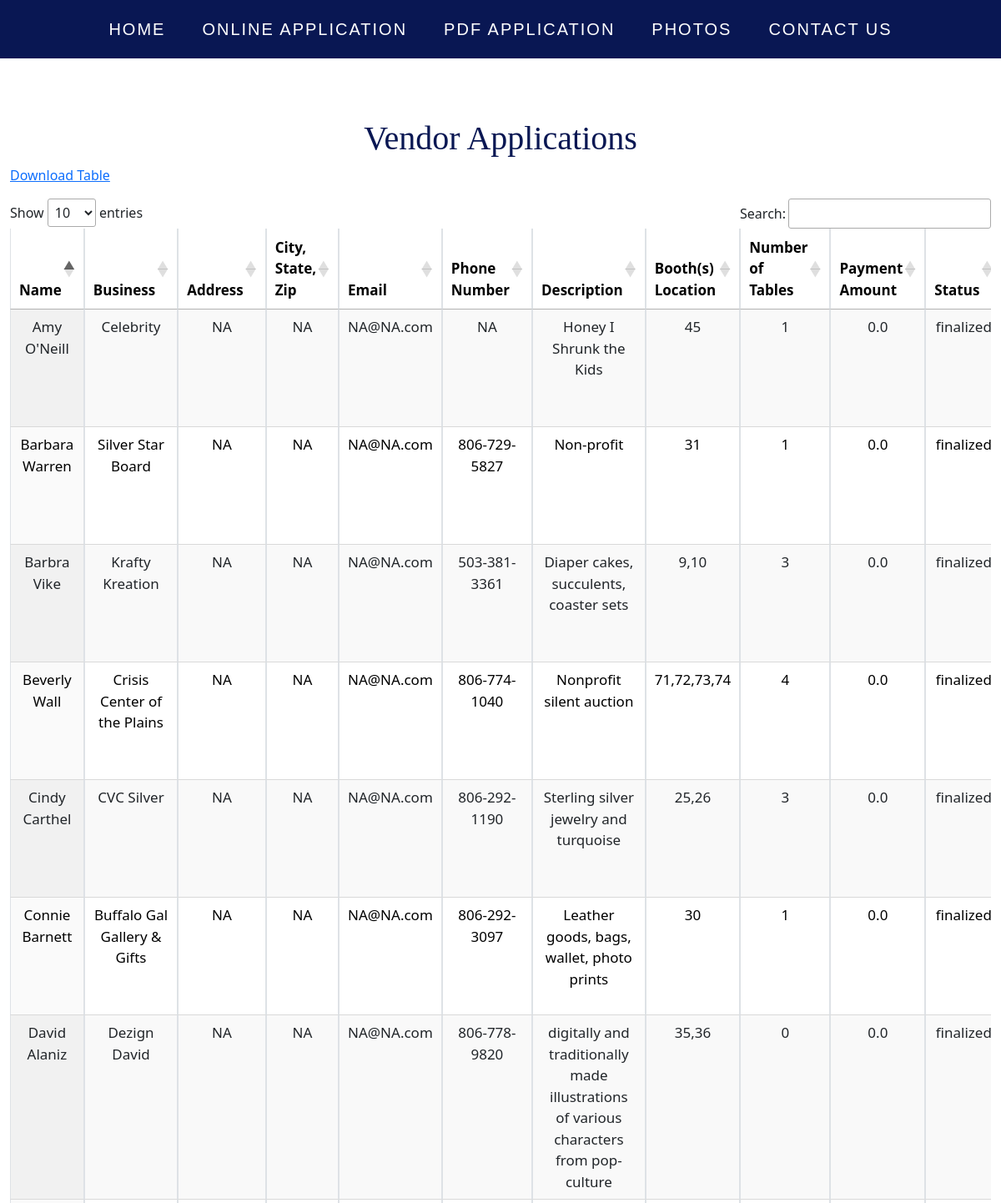
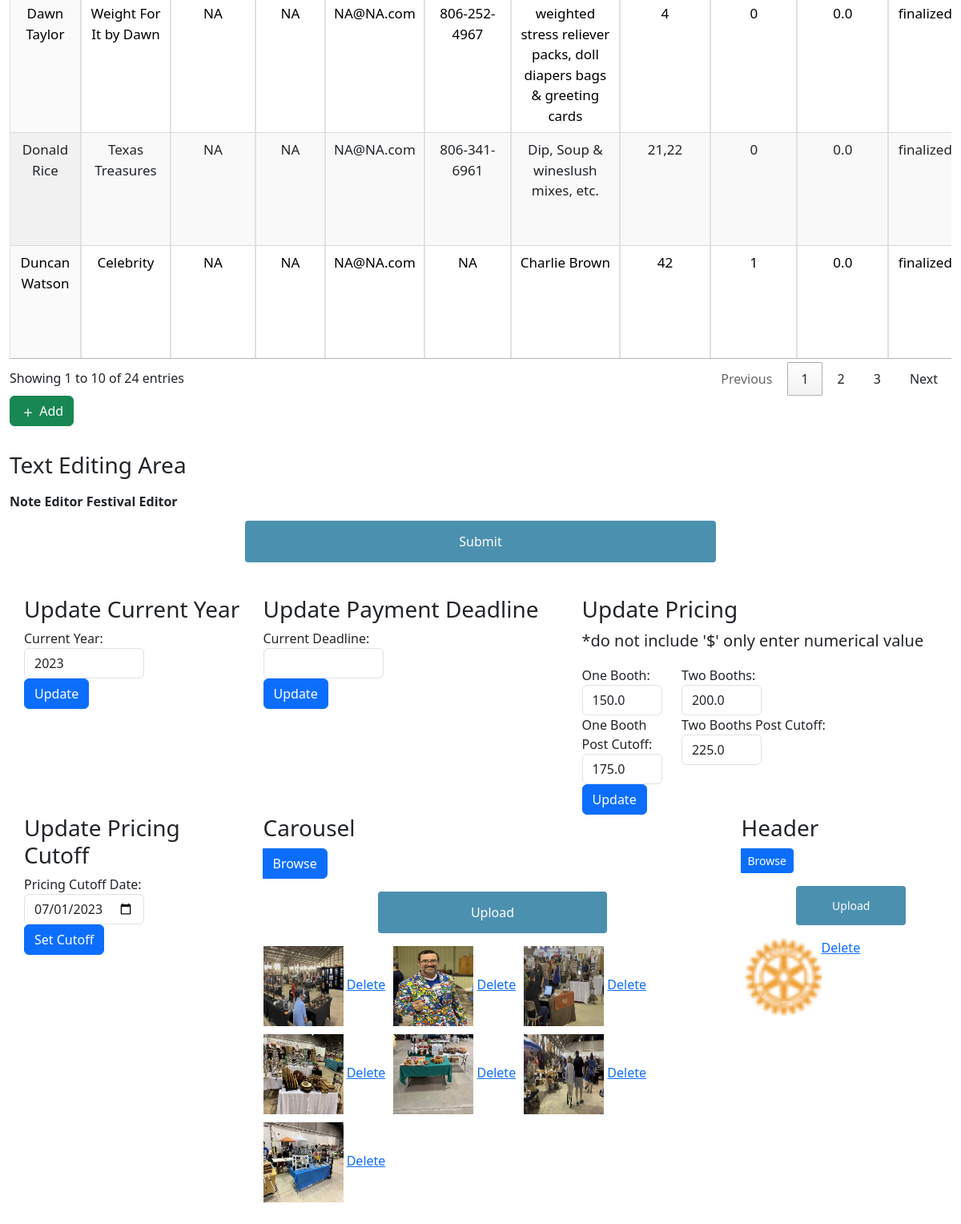
The page /adminapp on the database its author committed (2 pictures, top to bottom).
### app/models.py (models this page shows, shortened)
class Vendor(db.Model):
    id = db.Column(db.Integer, primary_key=True)           # Primary key column for the table
    name = db.Column(db.String(50), nullable=False)        # Name of the vendor, cannot be null
    business = db.Column(db.String(200), nullable=False)   # Name of the business, cannot be null
    address = db.Column(db.String(200), nullable=False)    # Address of the vendor, cannot be null
    citystatezip = db.Column(db.String(50), nullable=False)# City, state, and ZIP of the vendor, cannot be null
    email = db.Column(db.String(120), nullable=False)      # Email of the vendor, cannot be null
    phoneNum = db.Column(db.String(20), nullable=False)    # Phone number of the vendor, cannot be null
    desc = db.Column(db.Text)                              # Description of the vendor
    boothNum = db.Column(db.Integer, nullable=False)       # Booth number of the vendor, cannot be null
    boothLoc = db.Column(db.String, nullable=False)        # Booth location of the vendor, cannot be null
    tableNum = db.Column(db.Integer)                       # Table number of the vendor
    date = db.Column(db.DateTime(timezone=True), server_default=func.now()) # Date column with default value as current date and time
    payment_deadline = db.Column(db.DateTime(timezone=True), server_default=func.now()) # Payment deadline column with default value as current date and time
    payment_amount = db.Column(db.Float, nullable=False)   # Payment amount of the vendor, cannot be null
    status = db.Column(db.String, nullable=False)          # Status of the vendor, cannot be null
    year = db.Column(db.Integer, nullable=False)           # Year of the vendor, cannot be null
    one_booth_price = db.Column(db.Float, nullable=False, server_default='150')
    twp_booths_price = db.Column(db.Float, nullable=False, server_default='200')
    one_booth_post_cutoff_price = db.Column(db.Float, nullable=False, server_default='175')
    two_booths_post_cutoff_price = db.Column(db.Float, nullable=False, server_default='225')
    deadline_date = db.Column(db.DateTime(timezone=True), server_default=datetime.datetime(2023, 7, 1).isoformat())

class CurrentYear(db.Model):
    id = db.Column(db.Integer, primary_key=True)
    year = db.Column(db.Integer, nullable=False)

### app/routes.py (the view, shortened to what this page needs)
@app.route('/adminapp', methods=['GET', 'POST'])
def adminapp():
    photos_directory = get_photos_directory()
    header_directory = get_header_directory()
    photos = os.listdir(photos_directory)
    header_photos = os.listdir(header_directory)
    header_photo = header_photos[1] if len(header_photos) >= 2 else None
    form = AdminForm()
    data = Vendor.query.all()
    vendor = Vendor.query.first()
    appData = AppText.query.first()
    if form.validate_on_submit():
        appData.notes = form.notes.data
        appData.festival = form.festival.data
        db.session.commit()
    currYear = CurrentYear.query.first()
    deadline = (vendor.deadline_date, get_deadline())
    return render_template('AdminApp.html', photos = photos, header_photo=header_photo,  data=data, appData = appData, form=form, vendor = vendor,  current_year=currYear.year, deadline=deadline)

### app/forms.py
class AdminForm(FlaskForm):
    payment_deadline = DateTimeField('Date and Time', format='%Y/%m/%d %H:%M:%S')
    notes = CKEditorField('Note Editor', validators=[InputRequired()])
    festival = CKEditorField('Festival Editor', validators=[InputRequired()])
    submit = SubmitField('Submit')

### app/payment_deadline.py (called while the page is built)
def get_deadline():
    return payment_deadline_days

### app/routes.py (called while the page is built)
def get_photos_directory():
    current_directory = os.getcwd()
    folder_name = 'carousel'
    photos_directory = os.path.join(current_directory, 'app', 'static', folder_name)
    return photos_directory

def get_header_directory():
    current_directory = os.getcwd()
    folder_name = 'header'
    header_directory = os.path.join(current_directory, 'app', 'static', folder_name)
    return header_directory

### app/templates/AdminApp.html (shortened to what this page needs)
{% extends 'base.html' %}
{% block content %}
<link rel="stylesheet" href="{{url_for('static',filename='css/bootstrap.css')}}"/>
<div class="database-export">
  <a href="/adminapp/download_data">Download Table</a>
</div>
  <div class="container-fluid">
    <h1 class="appTitle">Vendor Applications</h1>
    <div class="database-export">
      <a href="/adminapp/download_data">Download Table</a>
    </div>
    <div class="row mt-3">
      <div class="col-md-12">
        <div class="table-responsive">
          <table class="table table-striped table-bordered display" id="myTable">
            <thead>
              <tr>
                <th>Name</th>
                <th>Business</th>
                <th>Address</th>
                <th>City, State, Zip</th>
                <th>Email</th>
                <th>Phone Number</th>
                <th>Description</th>
                <th>Booth(s) Location</th>
                <th>Number of Tables</th>
                <th>Payment Amount</th>
                <th>Status</th>
              </tr>
            </thead>
            <tbody>
              {% for item in data %}
                {% if item.year == current_year %}
                    <tr>
                    <td>{{ item.name }}</td>
                    <td>{{ item.business }}</td>
                    <td>{{ item.address }}</td>
                    <td>{{ item.citystatezip }}</td>
                    <td>{{ item.email }}</td>
                    <td>{{ item.phoneNum }}</td>
                    <td>{{ item.desc }}</td>
                    <td>{{ item.boothLoc }}</td>
                    <td>{{ item.tableNum }}</td>
                    <td>{{ item.payment_amount }}</td>
                    <td>{{ item.status }}</td>
                  </tr>
                {% endif %}
              {% endfor %}
            </tbody>
          </table>
          <div class="d-flex align-items-center mb-3">
            <a href="{{ url_for('adminDB') }}" class="btn btn-success me-2">
              <svg xmlns="http://www.w3.org/2000/svg" width="20" height="20" fill="currentColor" class="bi bi-plus" viewBox="0 0 16 16">
                <path d="M8 4a.5.5 0 0 1 .5.5v3h3a.5.5 0 0 1 0 1h-3v3a.5.5 0 0 1-1 0v-3h-3a.5.5 0 0 1 0-1h3v-3A.5.5 0 0 1 8 4z"/>
              </svg>
              Add
            </a>
          </div>
        </div>
      </div>
      <div class="col-md-12 mt-3">
        <h3 class="mb-3">Text Editing Area</h3>
        <div class="col-md-12">
        <form method="POST">
          <strong>{{ form.notes.label }}</strong> {{ ckeditor.create(name='notes', value=appData.notes) }}
          <strong>{{ form.festival.label }}</strong> {{ ckeditor.create(name='festival', value=appData.festival)}}
          {{ form.submit(class_='btn btn-primary') }}
        </form>
        </div>
      </div>
      </div>
    </div>
    <div class="row paddingHere">
      <div class="col-md-3">
        <div id="UpdateCurrYear">
          <h3>Update Current Year</h3>
          <form method="POST">
            <div class="form-group">
              <label for="year">Current Year:</label>
              <input type="number" id="year" name="year" min="1900" max="2100" value="{{ current_year }}" class="form-control" style="width: 150px;" required>
            </div>
            <button type="submit" name="currYearBtn" class="btn btn-primary">Update</button>
          </form>
        </div>
      </div>
      <div class="col-md-4">
        <div id="UpdatePaymentDeadline">
          <h3>Update Payment Deadline</h3>
          <form method="POST">
            <div class="form-group">
              <label for="day">Current Deadline:</label>
              <input type="number" id="day" name="day" min="7" max="30" value="{{ deadline }}" class="form-control" style="width: 150px;" required>
            </div>
            <button type="submit" name="paymentDeadlineBtn" class="btn btn-primary">Update</button>
          </form>
        </div>
      </div>
      <div class="col-md-5">
        <div id="UpdatePricing">
          <h3>Update Pricing</h3>
          <p>*do not include '$' only enter numerical value</p>
          <form method="POST">
            <div class="form-group row">
              <div class="col-md-3">
                <label for="one_booth">One Booth:</label>
                <input type="number" id="one_booth" name="one_booth" min="100" max="1000" value="{{ vendor.one_booth_price }}" class="form-control" style="width: 100px;" required>
              </div>
              <div class="col-md-6">
                <label for="two_booths">Two Booths:</label>
                <input type="number" id="two_booths" name="two_booths" min="100" max="1000" value="{{ vendor.twp_booths_price }}" class="form-control" style="width: 100px;" required>
              </div>
            </div>
            <div class="form-group">
              <div class="row">
                <div class="col-md-3">
                  <label for="one_booth_post_cutoff">One Booth Post Cutoff:</label>
                  <input type="number" id="one_booth_post_cutoff" name="one_booth_post_cutoff" min="100" max="1000" value="{{ vendor.one_booth_post_cutoff_price }}" class="form-control" style="width: 100px;" required>
                </div>
                <div class="col-md-6">
                  <label for="two_booths_post_cutoff">Two Booths Post Cutoff:</label>
                  <input type="number" id="two_booths_post_cutoff" name="two_booths_post_cutoff" min="100" max="1000" value="{{ vendor.two_booths_post_cutoff_price }}" class="form-control" style="width: 100px;" required>
                </div>
              </div>
            </div>
        </div>
          <button type="submit" name="pricingBtn" class="btn btn-primary">Update</button>
      </div>
      <div class="col-md-3">
        <div id="UpdatePricingCutoff">
          <h3>Update Pricing Cutoff</h3>
          <form action="{{ url_for('adminapp') }}" method="POST">
            <div class="form-group">
              <label for="deadline_date">Pricing Cutoff Date:</label>
              <input type="date" id="deadline_date" name="deadline_date" class="form-control" style="width: 150px;" required value="{{ vendor.deadline_date.strftime('%Y-%m-%d') if vendor.deadline_date else '' }}">
            </div>
            <button type="submit" name="setDeadlineBtn" class="btn btn-primary">Set Cutoff</button>
          </form>
        </div>
      </div>
      <div class="col-md-6">
        <div id="Photos">
          <h3>Carousel</h3>
          <form action="/upload" method="post" enctype="multipart/form-data">
            <div class="mb-3">
              <div class="input-group">
                <label for="fileInput" class="input-group-text btn btn-primary">Browse</label>
              </div>
            </div>
            <div class="mb-3">
              <input type="submit" value="Upload" class="btn btn-primary">
            </div>
          </form>
          <div class="photo-container">
            {% for photo in photos %}
              <div class="photo-item">
                <img src="{{ url_for('static', filename='carousel/' + photo) }}" alt="{{ photo }}" width="100" height="100">
                <a href="{{ url_for('delete', filename=photo) }}">Delete</a>
              </div>
            {% endfor %}
          </div>
        </div>
      </div>
      <div class="col-md-3">
          <div id="HeaderPhotos">
            <h3>Header</h3>
            <form action="/upload-header" method="post" enctype="multipart/form-data">
              <div class="mb-3">
                <div class="input-group">
                  <label for="headerFileInput" class="input-group-text btn btn-primary btn-sm">Browse</label>
                </div>
              </div>
              <div class="mb-3">
                <input type="submit" value="Upload" class="btn btn-primary btn-sm">
              </div>
            </form>
            {% if header_photo %}
            <div class="photo-container">
              <img src="{{ url_for('static', filename='header/' + header_photo) }}" width="100" height="100">
              <a href="{{ url_for('delete_header', filename=header_photo) }}">Delete</a>
            </div>
            {% endif %}
          </div>
        </div>
    </div>
    <link rel="stylesheet" type="text/css" href="https://cdn.datatables.net/1.10.24/css/jquery.dataTables.min.css">
{% endblock %}

### app/templates/base.html (shortened to what this page needs)
<!doctype html>
<html lang="en">
<head>
    <link rel="stylesheet" type="text/css" href="{{ url_for ('static', filename='./index.css') }}">
</head>
<body>
  <div class="nav-bar">
    <nav>
        <ul>
            <li><a href="{{ url_for('index') }}">Home</a></li>
            <li><a href="{{ url_for('application') }}">Online Application</a></li>
            <li><a href="./static/vendor_app/2023RWDApplication.pdf" target="blank">PDF Application</a></li>
            <li><a href="/index#FestivalPhotos">Photos</a></li>
            <li><a href="/index#footer">Contact Us</a></li>
        </ul>
    </nav>
  </div>
    {% block content %}{% endblock %}
</body>
</html>

### app/static/index.css (style rules this page uses)
body { margin: 0; width: 100vw; height: 100vh; background-color: #b0c4de; max-width: 100%; }
.paddingHere { padding: 30px 0 50px 30px !important; }
p { font-size: 20px; }
h1 { margin: 16px; font-size: 64px; text-align: center; }
.photo-container { display: flex; flex-wrap: wrap; }
.photo-item { margin-right: 10px; margin-bottom: 10px; }
a { color: rgb(27, 99, 206); }
.nav-bar, h1, button { font-family:'Times New Roman', Times, serif }
.nav-bar { position: fixed; z-index: 2; width: 100%; top: 0; height: auto; padding: px 24px; }
nav ul { list-style: none; background-color: #091753; overflow: hidden; padding: 0; text-align: center; margin: 0; transition: 1s; }
nav ul li { display: inline-block; padding: 20px; }
nav ul li a { text-decoration: none; color: white; font-size: 20px; font-family: sans-serif; text-transform: uppercase; letter-spacing: 2px; }
th { color: black; padding: 30px; text-align: center; font-size: 17px; position: sticky; top: 0; background-color: #c0c3d3; box-shadow: 0px 4px #091753; }
td { padding: 30px; text-align: center; font-size: 17px; background-color: #09175341; color: rgb(0, 0, 0); }
input, select { padding: 12px 20px; border: 1px solid #ccc; border-radius: 4px; box-sizing: border-box; }
input[type=submit] { width: 50%; margin-left: 25%; margin-top: 1vw; margin-bottom: 1vw; display: block; align-self: center; background-color: #4c90af; color: white; padding: 14px 20px; border: none; border-radius: 4px; cursor: pointer; }
.appTitle { color:#091753; margin-top: 10%; }

### rows shown on the page
Vendor: name "Duncan Watson", business "Celebrity", address "NA", citystatezip "NA", email "NA@NA.com", phoneNum "NA", desc "Charlie Brown", boothLoc "42", tableNum "1", payment_amount "0.0", status "finalized"
Vendor: name "Amy O'Neill", business "Celebrity", address "NA", citystatezip "NA", email "NA@NA.com", phoneNum "NA", desc "Honey I Shrunk the Kids", boothLoc "45", tableNum "1", payment_amount "0.0", status "finalized"
Vendor: name "Barbra Vike", business "Krafty Kreation", address "NA", citystatezip "NA", email "NA@NA.com", phoneNum "503-381-3361", desc "Diaper cakes, succulents, coaster sets", boothLoc "9,10", tableNum "3", payment_amount "0.0", status "finalized"
Vendor: name "Connie Barnett", business "Buffalo Gal Gallery & Gifts", address "NA", citystatezip "NA", email "NA@NA.com", phoneNum "806-292-3097", desc "Leather goods, bags, wallet, photo prints", boothLoc "30", tableNum "1", payment_amount "0.0", status "finalized"
Vendor: name "Cindy Carthel", business "CVC Silver", address "NA", citystatezip "NA", email "NA@NA.com", phoneNum "806-292-1190", desc "Sterling silver jewelry and turquoise", boothLoc "25,26", tableNum "3", payment_amount "0.0", status "finalized"
Vendor: name "Barbara Warren", business "Silver Star Board", address "NA", citystatezip "NA", email "NA@NA.com", phoneNum "806-729-5827", desc "Non-profit", boothLoc "31", tableNum "1", payment_amount "0.0", status "finalized"
Vendor: name "Donald Rice", business "Texas Treasures", address "NA", citystatezip "NA", email "NA@NA.com", phoneNum "806-341-6961", desc "Dip, Soup & wineslush mixes, etc.", boothLoc "21,22", tableNum "0", payment_amount "0.0", status "finalized"
Vendor: name "David Alaniz", business "Dezign David", address "NA", citystatezip "NA", email "NA@NA.com", phoneNum "806-778-9820", desc "digitally and traditionally made illustrations of various characters from pop-culture", boothLoc "35,36", tableNum "0", payment_amount "0.0", status "finalized"
Vendor: name "Beverly Wall", business "Crisis Center of the Plains", address "NA", citystatezip "NA", email "NA@NA.com", phoneNum "806-774-1040", desc "Nonprofit silent auction", boothLoc "71,72,73,74", tableNum "4", payment_amount "0.0", status "finalized"
Vendor: name "Dawn Taylor", business "Weight For It by Dawn", address "NA", citystatezip "NA", email "NA@NA.com", phoneNum "806-252-4967", desc "weighted stress reliever packs, doll diapers bags & greeting cards", boothLoc "4", tableNum "0", payment_amount "0.0", status "finalized"
CurrentYear: year "2023"
Vendor: one_booth "150.0", two_booths "200.0", one_booth_post_cutoff "175.0", two_booths_post_cutoff "225.0", deadline_date "07/01/2023"
